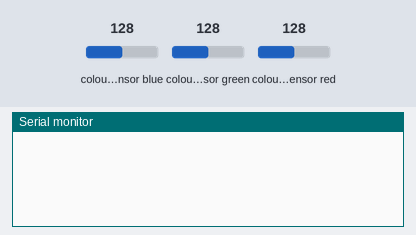
The sketch below on a simulated Arduino Nano 33 BLE. Parts: the last lines printed to the serial monitor. The inputs (shaded band) are chosen by the test bench; at power-on: colour sensor blue 128, colour sensor green 128, colour sensor red 128.

Above: at 1.2 s.
1.3 s: colour sensor blue set to 5
At 1.8 s:
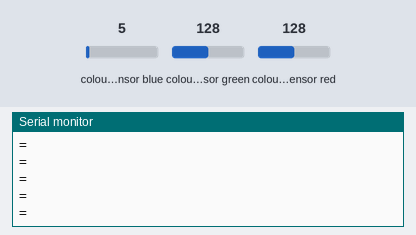
3.2 s: colour sensor green set to 5
At 3.9 s:
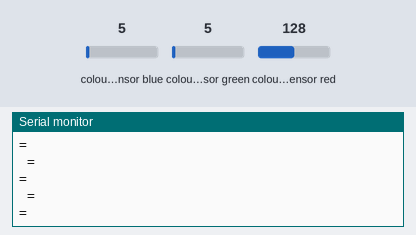

The sketch:

rgbSensor.ino
```cpp
// (licence header left out)
#include <Arduino_APDS9960.h>

int red = 0;
int green = 0;
int blue = 0;

void setup()
{
  if (!APDS.begin()) {
    Serial.println("Error initializing APDS9960 sensor.");
  }
  red = 0;
  green = 0;
  blue = 0;
}

void loop()
{
  if (APDS.colorAvailable())
  {
    APDS.readColor(red, green, blue);
  }


    Serial.println("Red = " + red);
    Serial.println("Green =" + green);
    Serial.println("Blue = " + blue);
}
```

Measured:
- after the input at 1.3 s, the serial monitor: prints a new line at once (image 1)
- after the input at 3.2 s, the serial monitor: prints a new line at once (image 2)
